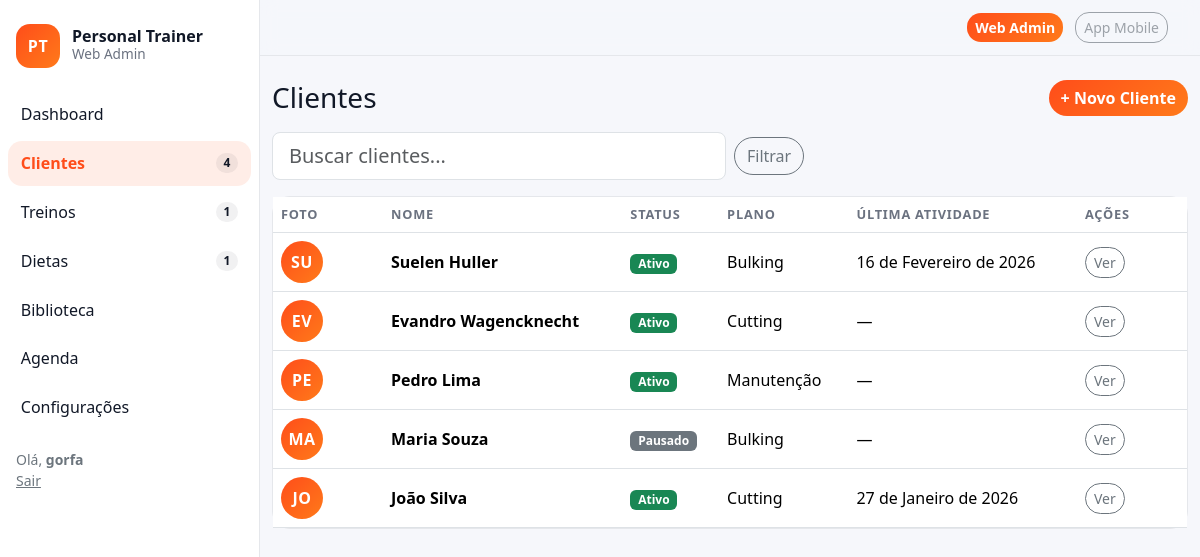
The app's page /crm/ (signed in), older data.
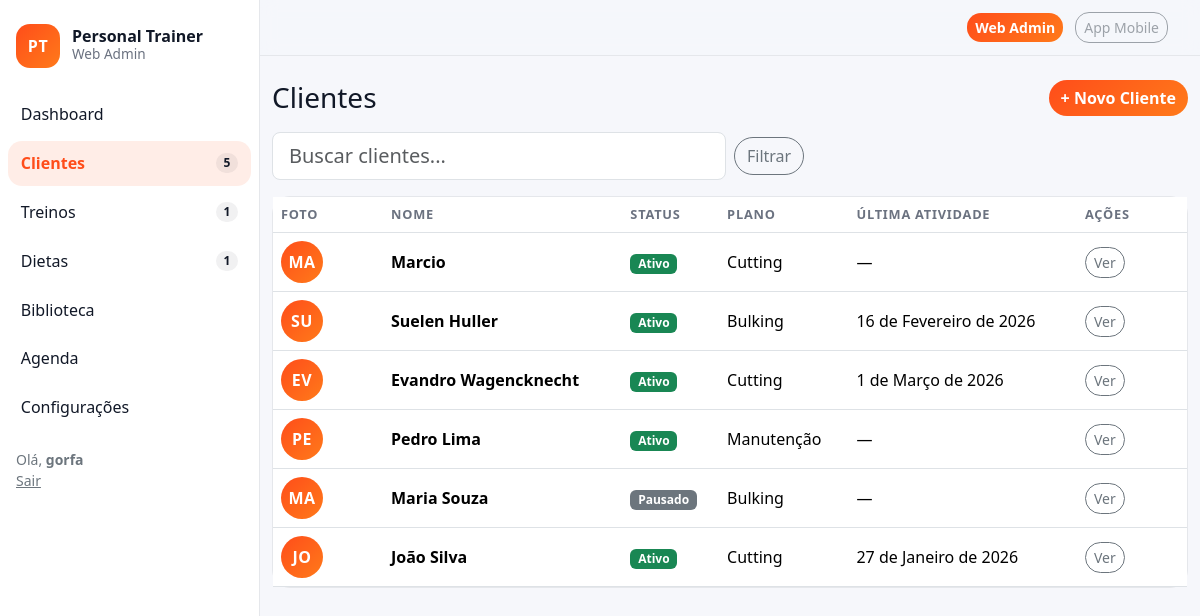
The same page, newer data.
### crm/models.py (models this page shows, shortened)
class Client(models.Model):
    class Status(models.TextChoices):
        ACTIVE = "active", "Ativo"
        PAUSED = "paused", "Pausado"
        ARCHIVED = "archived", "Arquivado"
    full_name = models.CharField("Nome", max_length=160)
    age = models.PositiveIntegerField("Idade", default=0)
    weight_kg = models.DecimalField("Peso (kg)", max_digits=5, decimal_places=1, default=0)
    height_m = models.DecimalField("Altura (m)", max_digits=4, decimal_places=2, default=0)
    status = models.CharField(max_length=16, choices=Status.choices, default=Status.ACTIVE)
    plan = models.ForeignKey(Plan, on_delete=models.SET_NULL, null=True, blank=True)
    last_activity_at = models.DateField("Última atividade", null=True, blank=True)
    created_at = models.DateTimeField(auto_now_add=True)

class Plan(models.Model):
    name = models.CharField(max_length=80, unique=True)
    def __str__(self) -> str:
        return self.name

### crm/views.py (the view)
# urls.py: path("", views.ClientListView.as_view(), name="client_list"),
class ClientListView(LoginRequiredMixin, ListView):
    model = Client
    template_name = "crm/client_list.html"
    context_object_name = "clients"
    paginate_by = 20
    def get_queryset(self):
        qs = super().get_queryset().select_related("plan").order_by("-created_at")
        q = self.request.GET.get("q")
        if q:
            qs = qs.filter(full_name__icontains=q)
        return qs

### core/context_processors.py (called while the page is built)
def nav_counts(request):
    try:
        return {
            "nav_clients_count": Client.objects.filter(status=Client.Status.ACTIVE).count(),
            "nav_workouts_today": WorkoutPlan.objects.filter(is_active=True).count(),
            "nav_diets_active": DietPlan.objects.filter(is_active=True).count(),
            "nav_alerts_count": Alert.objects.filter(is_open=True).count(),
        }
    except Exception:
        return {"nav_clients_count": 0, "nav_workouts_today": 0, "nav_diets_active": 0, "nav_alerts_count": 0}

### crm/templates/crm/client_list.html (shortened to what this page needs)
{% extends "base.html" %}
{% block content %}
<div class="d-flex align-items-center justify-content-between mb-3">
  <h1 class="h3 mb-0">Clientes</h1>
  <a class="btn btn-brand btn-pill" href="{% url 'crm:client_create' %}">+ Novo Cliente</a>
</div>
<form class="row g-2 align-items-center mb-3" method="get">
  <div class="col-12 col-md-6">
    <input class="form-control form-control-lg" name="q" value="{{ request.GET.q }}" placeholder="Buscar clientes...">
  </div>
  <div class="col-auto">
    <button class="btn btn-outline-secondary btn-pill" type="submit">Filtrar</button>
  </div>
</form>
<div class="card">
  <div class="card-body p-0">
    <div class="table-responsive">
      <table class="table table-hover align-middle mb-0">
        <thead>
          <tr>
            <th style="width:110px;">Foto</th>
            <th>Nome</th>
            <th>Status</th>
            <th>Plano</th>
            <th>Última atividade</th>
            <th style="width:110px;">Ações</th>
          </tr>
        </thead>
        <tbody>
          {% for c in clients %}
          <tr>
            <td>
              <div class="brand-mark" style="width:42px;height:42px;border-radius:999px;">
                {{ c.full_name|slice:":1"|upper }}{{ c.full_name|slice:"1:2"|upper }}
              </div>
            </td>
            <td class="fw-bold">{{ c.full_name }}</td>
            <td>
              {% if c.status == 'active' %}
                <span class="badge text-bg-success">Ativo</span>
              {% elif c.status == 'paused' %}
                <span class="badge text-bg-secondary">Pausado</span>
              {% else %}
                <span class="badge text-bg-light">Arquivado</span>
              {% endif %}
            </td>
            <td>{{ c.plan|default:"—" }}</td>
            <td>{{ c.last_activity_at|default:"—" }}</td>
            <td>
              <a class="btn btn-sm btn-outline-secondary btn-pill" href="{% url 'crm:client_detail' c.pk %}">Ver</a>
            </td>
          </tr>
          {% empty %}
          <tr><td colspan="6" class="text-center text-secondary py-4">Nenhum cliente encontrado.</td></tr>
          {% endfor %}
        </tbody>
      </table>
    </div>
  </div>
</div>
{% endblock %}

### templates/base.html (shortened to what this page needs)
{% load static %}
<!doctype html>
<html lang="pt-br">
<head>
  <link href="https://cdn.jsdelivr.net/npm/bootstrap@5.3.3/dist/css/bootstrap.min.css" rel="stylesheet">
  <link href="{% static 'css/theme.css' %}" rel="stylesheet">
</head>
<body class="app-body">
  <div class="app-shell">
    <aside class="app-sidebar">
      <div class="px-3 py-4">
        <div class="brand">
          <div class="brand-mark">PT</div>
          <div class="brand-name">
            <div class="brand-title">Personal Trainer</div>
            <div class="brand-sub">Web Admin</div>
          </div>
        </div>
      </div>
      <nav class="nav flex-column px-2">
        <a class="nav-link {% if request.resolver_match.url_name == 'dashboard' %}active{% endif %}"
           href="{% url 'dashboard' %}">
          <span>Dashboard</span>
        </a>
        <a class="nav-link {% if request.path|slice:':5' == '/crm/' %}active{% endif %}"
           href="{% url 'crm:client_list' %}">
          <span>Clientes</span>
          <span class="badge badge-metric">{{ nav_clients_count }}</span>
        </a>
        <a class="nav-link {% if request.path|slice:':9' == '/treinos/' %}active{% endif %}"
           href="{% url 'workouts:workout_list' %}">
          <span>Treinos</span>
          <span class="badge badge-metric">{{ nav_workouts_today }}</span>
        </a>
        <a class="nav-link {% if request.path|slice:':8' == '/dietas/' %}active{% endif %}"
           href="{% url 'diets:diet_list' %}">
          <span>Dietas</span>
          <span class="badge badge-metric">{{ nav_diets_active }}</span>
        </a>
        <a class="nav-link {% if request.path|slice:':12' == '/biblioteca/' %}active{% endif %}"
           href="{% url 'library:exercises' %}">
          <span>Biblioteca</span>
        </a>
        <a class="nav-link {% if request.path|slice:':10' == '/agenda/' %}active{% endif %}"
           href="{% url 'agenda:calendar' %}">
          <span>Agenda</span>
        </a>
        <a class="nav-link {% if request.path|slice:':10' == '/anamnese/' %}active{% endif %}"
           href="{% url 'anamnesis:builder' %}">
          <span>Configurações</span>
        </a>
        <div class="mt-3 px-2 small text-secondary">
          {% if request.user.is_authenticated %}
            Olá, <strong>{{ request.user.get_short_name|default:request.user.username }}</strong><br>
            <a class="link-secondary" href="{% url 'logout' %}">Sair</a>
          {% else %}
            <a class="link-secondary" href="{% url 'login' %}">Entrar</a>
          {% endif %}
        </div>
      </nav>
    </aside>
    <main class="app-main">
      <header class="app-topbar">
        <div class="container-fluid d-flex align-items-center justify-content-end">
          <div class="topbar-switch ms-auto">
            <a class="btn btn-brand btn-sm me-2" href="/admin/">Web Admin</a>
            <span class="btn btn-outline-secondary btn-sm disabled" aria-disabled="true">App Mobile</span>
          </div>
        </div>
      </header>
      <section class="app-content container-fluid py-4">
        {% block content %}{% endblock %}
      </section>
    </main>
  </div>
</body>
</html>

Row changes from the older to the newer data that the page shows:
added Client: full_name "M", full_name "A", full_name "Marcio", status "Ativo", plan "Cutting", last_activity_at "—"
changed Client "Evandro Wagencknecht": last_activity_at "—" → "1 de Março de 2026"
Text that changed along with them:
{{ nav_clients_count }}: "4" → "5"
